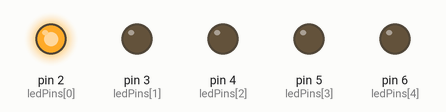
The sketch below on a simulated Arduino Uno, built with avr-gcc and run on an emulated ATmega328P. On the bench: output pins drawn as LEDs (lit = HIGH).

Above: at 0.1 s.
At 0.7 s:
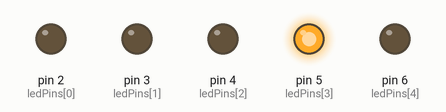
At 1.2 s:
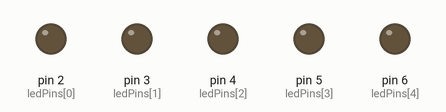
At 2.4 s:
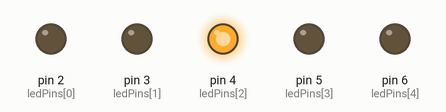
At 4.55 s:
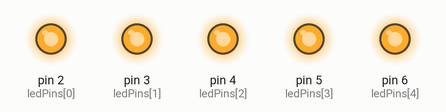
At 6.4 s:
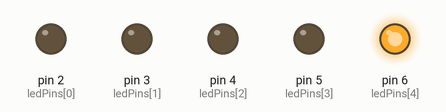
Timing chart, 0 to 7.2 s (numbered marks = the images above):
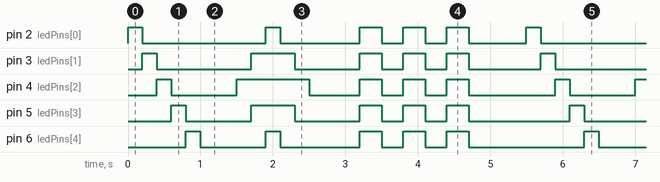

The sketch:

Sketch.ino
```cpp
/*
  Simulasi I/O Lampu LED
  Tugas Individu - Internet of Things 1
  Oleh: Hanif Luqmanul Hakim (2022310035)
  Universitas Bina Insani, Bekasi - 2024
*/

// Pin untuk LED
const int ledPins[] = {2, 3, 4, 5, 6};
const int ledCount = 5;

void setup() {
  // Inisialisasi semua pin LED sebagai OUTPUT
  for (int i = 0; i < ledCount; i++) {
    pinMode(ledPins[i], OUTPUT);
  }
}

void loop() {
  // Pola 1: LED menyala berurutan dari kiri ke kanan
  patternSequential();

  // Pola 2: LED menyala dari tengah ke luar
  patternCenterOut();

  // Pola 3: Semua LED berkedip bersama tiga kali
  patternBlinkAll();
}

// Pola 1: Berurutan dari kiri ke kanan
void patternSequential() {
  for (int i = 0; i < ledCount; i++) {
    digitalWrite(ledPins[i], HIGH);
    delay(200);
    digitalWrite(ledPins[i], LOW);
  }
  delay(500);
}

// Pola 2: Dari tengah ke luar
void patternCenterOut() {
  // Nyalakan dari tengah
  for (int i = ledCount/2; i >= 0; i--) {
    digitalWrite(ledPins[i], HIGH);
    digitalWrite(ledPins[ledCount-1-i], HIGH);
    delay(200);
  }

  // Matikan dari tengah
  for (int i = 0; i <= ledCount/2; i++) {
    digitalWrite(ledPins[i], LOW);
    digitalWrite(ledPins[ledCount-1-i], LOW);
    delay(200);
  }
  delay(500);
}

// Pola 3: Semua LED berkedip bersama
void patternBlinkAll() {
  for (int i = 0; i < 3; i++) {
    // Nyalakan semua LED
    for (int j = 0; j < ledCount; j++) {
      digitalWrite(ledPins[j], HIGH);
    }
    delay(300);

    // Matikan semua LED
    for (int j = 0; j < ledCount; j++) {
      digitalWrite(ledPins[j], LOW);
    }
    delay(300);
  }
  delay(500);
}
```

Measured:
- by itself, pin 2 (ledPins[0]): repeats every 5.5 s: LOW 1.7 s, HIGH 0.20 s, LOW 1.1 s, 2 × (HIGH 0.30 s, LOW 0.30 s), HIGH 0.30 s, LOW 0.80 s, HIGH 0.20 s
- by itself, pin 3 (ledPins[1]): repeats every 5.5 s: LOW 1.3 s, HIGH 0.60 s, LOW 0.90 s, 2 × (HIGH 0.30 s, LOW 0.30 s), HIGH 0.30 s, LOW 1.0 s, HIGH 0.20 s
- by itself, everything shown: repeats every 5.5 s, in 18 steps
